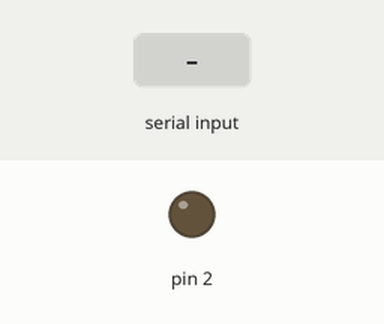
Bench run of a sketch on a simulated Arduino Uno, built with avr-gcc and run on an emulated ATmega328P. Parts: output pins drawn as LEDs (lit = HIGH). Inputs (shaded band) come from the test bench.

Above: at 1.2 s.
1.3 s: "1" received over Serial
At 1.9 s:
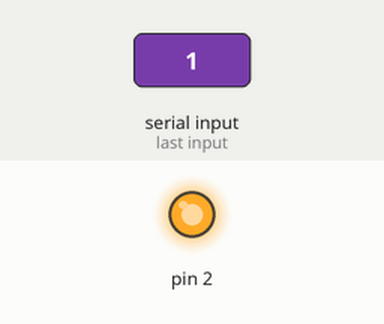
2.8 s: "A" received over Serial
At 4.2 s:
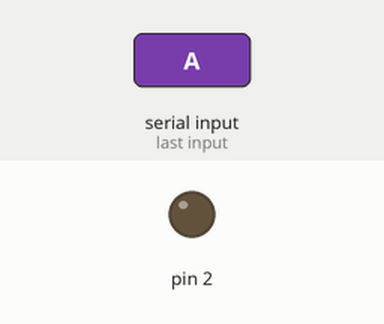
Timing chart, 0 to 5.8 s (numbered marks = the images above; inputs shaded):
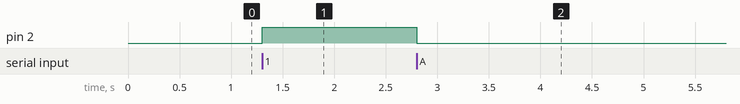

Measured:
- after the input at 1.3 s, pin 2: LOW → HIGH at once
- after the input at 2.8 s, pin 2: HIGH → LOW at once

The sketch:

PrenderUnLedPorConsola.ino
```cpp
void setup() {
  pinMode(2,OUTPUT);
  Serial.begin(9600);
}

void loop() {
  if (Serial.available()>0) {
    char dato = Serial.read();
    if (dato=='1') {
      digitalWrite(2, HIGH);
    }
    if (dato=='A') {
      digitalWrite(2, LOW);
    }
  }

}
```
